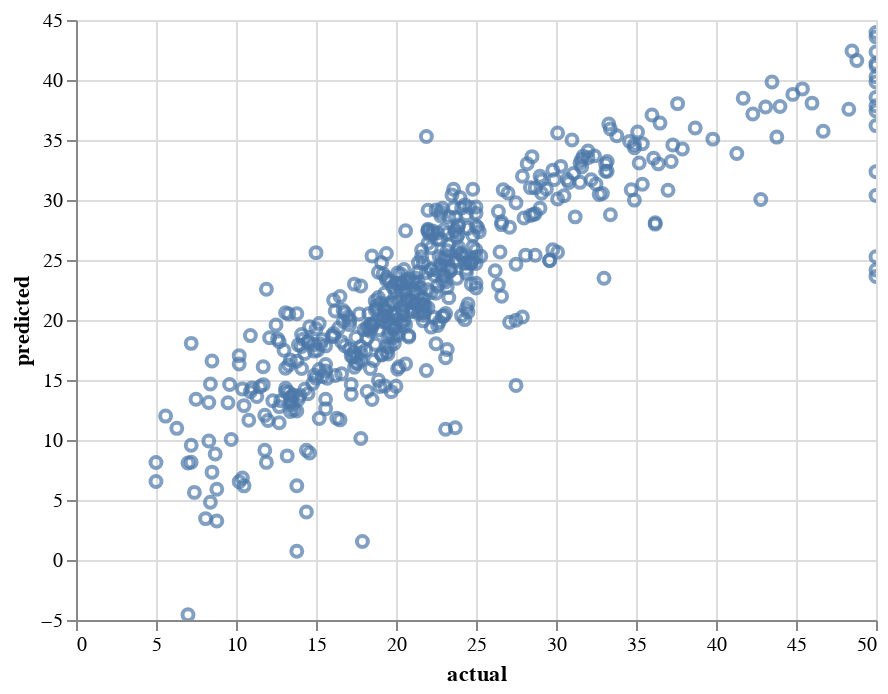

The cell this chart's notebook holds for it:
### Markdown cell above
# Draw chart of actual price against prediced price

### Code cell
results = pd.DataFrame({"predicted": (X@phi2).reshape(-1),
                        "actual": y.reshape(-1)})

alt.Chart(results).mark_point().encode(
    x='actual', y="predicted",
    tooltip=['actual', 'predicted']
).interactive()

### Figure 1 — Vega-Lite specification as saved in the notebook (floating-point values rounded to 4 significant figures; data arrays with more than 128 entries replaced by an {"elided": "..."} marker saying what was removed)
{"config": {"view": {"continuousWidth": 400, "continuousHeight": 300}}, "data": {"name": "data-69ec766fbbb7e4f92ace2f42b4df38a6"}, "mark": "point", "encoding": {"tooltip": [{"type": "quantitative", "field": "actual"}, {"type": "quantitative", "field": "predicted"}], "x": {"type": "quantitative", "field": "actual"}, "y": {"type": "quantitative", "field": "predicted"}}, "selection": {"selector017": {"type": "interval", "bind": "scales", "encodings": ["x", "y"]}}, "$schema": "https://vega.github.io/schema/vega-lite/v4.8.1.json", "datasets": {"data-69ec766fbbb7e4f92ace2f42b4df38a6": {"elided": "506 records"}}}
